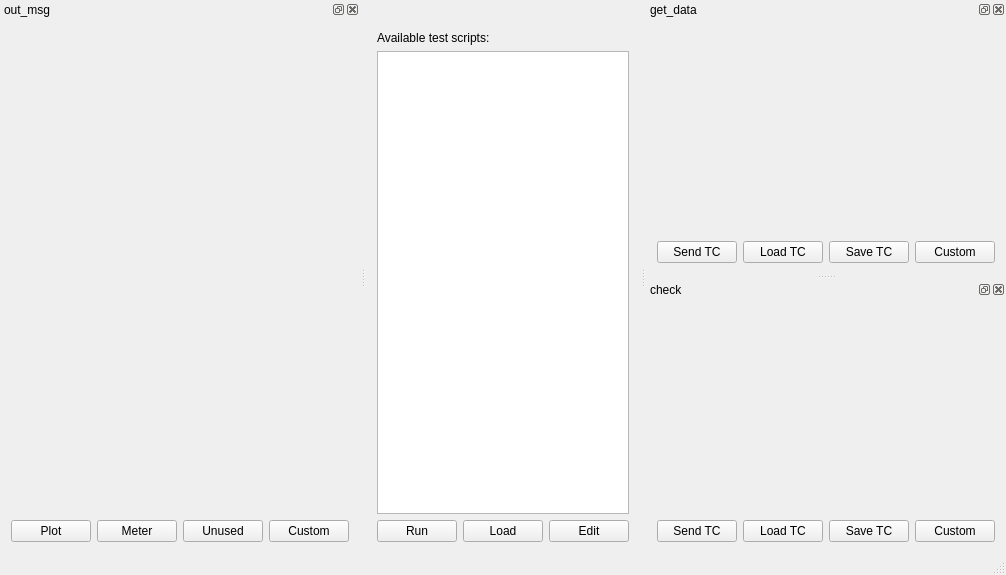
<?xml version="1.0" encoding="UTF-8"?>
<ui version="4.0">
 <class>MainWindow</class>
 <widget class="TasteMainWindow" name="MainWindow">
  <property name="geometry">
   <rect>
    <x>0</x>
    <y>0</y>
    <width>710</width>
    <height>575</height>
   </rect>
  </property>
  <property name="windowTitle">
   <string>gui</string>
  </property>
  <property name="tabShape">
   <enum>QTabWidget::Rounded</enum>
  </property>
  <property name="dockOptions">
   <set>QMainWindow::AllowNestedDocks|QMainWindow::AllowTabbedDocks|QMainWindow::AnimatedDocks</set>
  </property>
  <widget class="QWidget" name="centralWidget">
  <layout class="QVBoxLayout" name="verticalLayout">
     <item>
      <widget class="QLabel" name="tasteLogo" native="true">
       <property name="pixmap">
        <pixmap>tasteLogo_white.png</pixmap>
       </property>
      </widget>
     </item>
     <item>
      <widget class="QLabel" name="instructions" native="true">
       <property name="text">
        <string>Available test scripts:</string>
       </property>
      </widget>
     </item>
     <item>
      <widget class="QListWidget" name="msc" native="true"/>
     </item>
     <item>
      <layout class="QHBoxLayout" name="horizontalLayout">
       <item>
        <widget class="QPushButton" name="runMSC">
         <property name="text">
          <string>Run</string>
         </property>
        </widget>
       </item>
       <item>
        <widget class="QPushButton" name="loadMSC">
         <property name="text">
          <string>Load</string>
         </property>
        </widget>
       </item>
       <item>
        <widget class="QPushButton" name="editMSC">
         <property name="text">
          <string>Edit</string>
         </property>
        </widget>
       </item>
      </layout>
     </item>
    </layout>
   </widget>
   <widget class="QStatusBar" name="statusBar"/>
  <widget class="QDockWidget" name="tm_0">
   <property name="allowedAreas">
    <set>Qt::RightDockWidgetArea</set>
   </property>
   <property name="windowTitle">
    <string>out_msg</string>
   </property>
   <attribute name="dockWidgetArea">
    <number>1</number>
   </attribute>
   <widget class="QWidget" name="dockWidgetContents">
    <layout class="QVBoxLayout" name="verticalLayout">
     <item>
      <widget class="asn1Viewer" name="out_msg" native="true"/>
     </item>
     <item>
      <layout class="QHBoxLayout" name="horizontalLayout">
       <item>
        <widget class="QPushButton" name="plotButton">
         <property name="text">
          <string>Plot</string>
         </property>
        </widget>
       </item>
       <item>
        <widget class="QPushButton" name="meterButton">
         <property name="text">
          <string>Meter</string>
         </property>
        </widget>
       </item>
       <item>
        <widget class="QPushButton" name="unusedButton">
         <property name="text">
          <string>Unused</string>
         </property>
        </widget>
       </item>
       <item>
        <widget class="QPushButton" name="customCombo">
         <property name="text">
          <string>Custom</string>
         </property>
        </widget>
       </item>
      </layout>
     </item>
    </layout>
   </widget>
  </widget>
  <widget class="QDockWidget" name="tc_1">
   <property name="allowedAreas">
    <set>Qt::RightDockWidgetArea</set>
   </property>
   <property name="windowTitle">
    <string>get_data</string>
   </property>
   <attribute name="dockWidgetArea">
    <number>2</number>
   </attribute>
   <widget class="QWidget" name="dockWidgetContents">
    <layout class="QVBoxLayout" name="verticalLayout">
     <item>
      <widget class="asn1Editor" name="get_data" native="true"/>
     </item>
     <item>
      <layout class="QHBoxLayout" name="horizontalLayout">
       <item>
        <widget class="QPushButton" name="sendButton">
         <property name="text">
          <string>Send TC</string>
         </property>
        </widget>
       </item>
       <item>
        <widget class="QPushButton" name="loadButton">
         <property name="text">
          <string>Load TC</string>
         </property>
        </widget>
       </item>
       <item>
        <widget class="QPushButton" name="saveButton">
         <property name="text">
          <string>Save TC</string>
         </property>
        </widget>
       </item>
       <item>
        <widget class="QPushButton" name="customCombo">
         <property name="text">
          <string>Custom</string>
         </property>
        </widget>
       </item>
      </layout>
     </item>
    </layout>
   </widget>
  </widget>
  <widget class="QDockWidget" name="tc_2">
   <property name="allowedAreas">
    <set>Qt::RightDockWidgetArea</set>
   </property>
   <property name="windowTitle">
    <string>check</string>
   </property>
   <attribute name="dockWidgetArea">
    <number>2</number>
   </attribute>
   <widget class="QWidget" name="dockWidgetContents">
    <layout class="QVBoxLayout" name="verticalLayout">
     <item>
      <widget class="asn1Editor" name="check" native="true"/>
     </item>
     <item>
      <layout class="QHBoxLayout" name="horizontalLayout">
       <item>
        <widget class="QPushButton" name="sendButton">
         <property name="text">
          <string>Send TC</string>
         </property>
        </widget>
       </item>
       <item>
        <widget class="QPushButton" name="loadButton">
         <property name="text">
          <string>Load TC</string>
         </property>
        </widget>
       </item>
       <item>
        <widget class="QPushButton" name="saveButton">
         <property name="text">
          <string>Save TC</string>
         </property>
        </widget>
       </item>
       <item>
        <widget class="QPushButton" name="customCombo">
         <property name="text">
          <string>Custom</string>
         </property>
        </widget>
       </item>
      </layout>
     </item>
    </layout>
   </widget>
  </widget>
 </widget>
 <layoutdefault spacing="6" margin="11"/>
 <customwidgets>
     <customwidget>
          <class>asn1Editor</class>
          <extends>QWidget</extends>
          <header>asn1_value_editor</header>
     </customwidget>
     <customwidget>
          <class>asn1Viewer</class>
          <extends>QWidget</extends>
          <header>asn1_value_editor</header>
     </customwidget>
     <customwidget>
          <class>TasteMainWindow</class>
          <extends>QMainWindow</extends>
          <header>TasteMainWindow</header>
     </customwidget>
 </customwidgets>
 <resources/>
 <connections/>
</ui>
